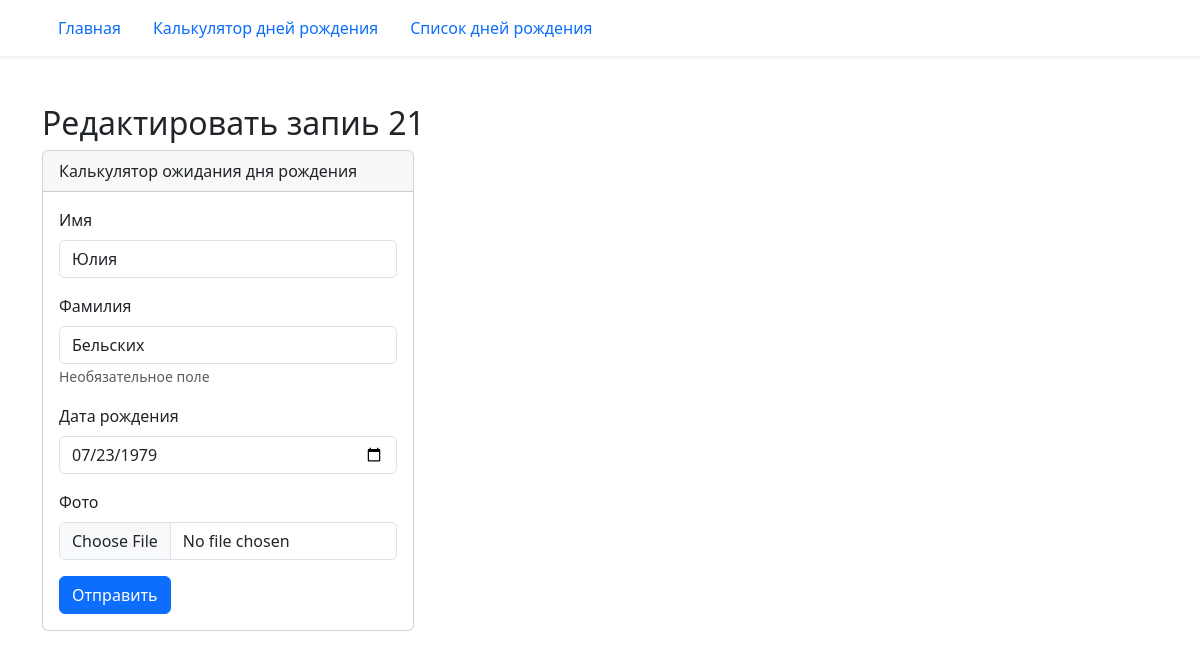
The app's page /birthday/21/edit/ with its own data.
### birthday/models.py (models this page shows)
class Birthday(models.Model):
    class Meta:
        constraints = (
            models.UniqueConstraint(
                fields=('first_name', 'last_name', 'birthday'),
                name='Unique person constraint',
            ),
        )
    first_name = models.CharField('Имя', max_length=20)
    last_name = models.CharField(
        'Фамилия', blank=True, help_text='Необязательное поле', max_length=20
    )
    birthday = models.DateField('Дата рождения', validators=(real_age,))
    image = models.ImageField('Фото', upload_to='birthdays_images', blank=True)

### birthday/views.py (the view)
# urls.py: path('<int:pk>/edit/', views.BirthdayUpdateView.as_view(), name='edit'),
class BirthdayUpdateView(BirthdayMixin, BirthdayFormMixin, UpdateView):
    pass

### birthday/forms.py (shortened to what this page needs)
class BirthdayForm(forms.ModelForm):
    class Meta:
        model = Birthday
        fields = '__all__'
        widgets = {
            'birthday': forms.DateInput(attrs={'type': 'date'})
        }

### templates/birthday/birthday.html (shortened to what this page needs)
{% extends "base.html" %}
{% load django_bootstrap5 %}
{% block content %}
  {% with data=form.instance %}
    {% if '/edit/' in request.path %}
      <h2>Редактировать запиь {{ data.pk }}</h2>
    {% elif '/delete/' in request.path %}
      <h2>Удалить запиь {{ data.pk }}</h2>
    {% endif %}
    <div class="card col-4">
      <div class="card-header">
        Калькулятор ожидания дня рождения
      </div>
      <div class="card-body">
        <form method="post", enctype="multipart/form-data">
          {% if not '/delete/' in request.path %}
            {% bootstrap_form form %}
            {% bootstrap_button button_type="submit" content="Отправить" %}
          {% else %}
            <p>{{ data.first_name }} {{ data.last_name }}</p>
            <p>{{ data.birthday }}</p>
            {% bootstrap_button button_type="submit" content="Удалить" %}
          {% endif %}
        </form>
      </div>
    </div>
  {% endwith %}
{% endblock %}

### records on screen
Birthday: pk "21", first_name "Юлия", last_name "Бельских", birthday "07/23/1979"
